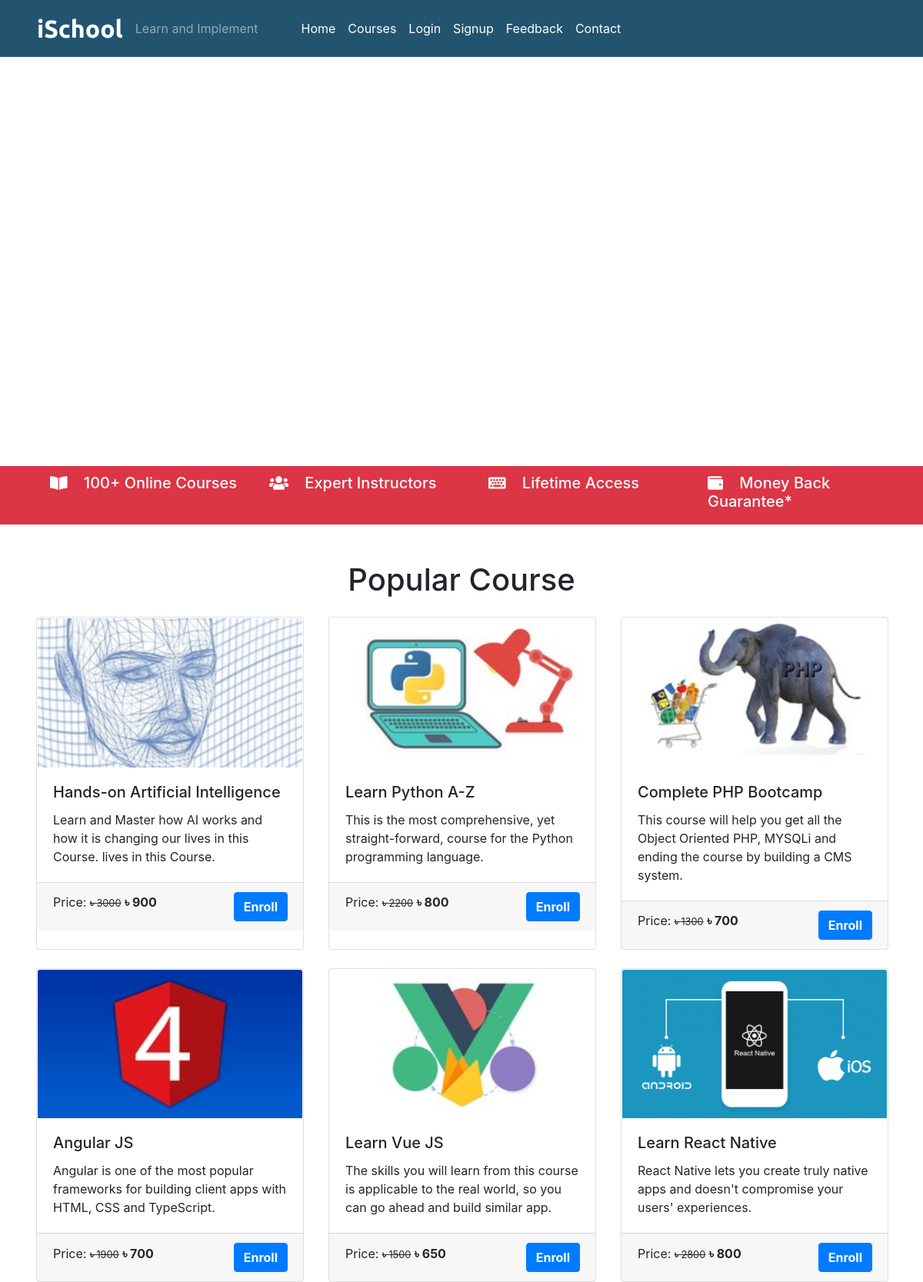
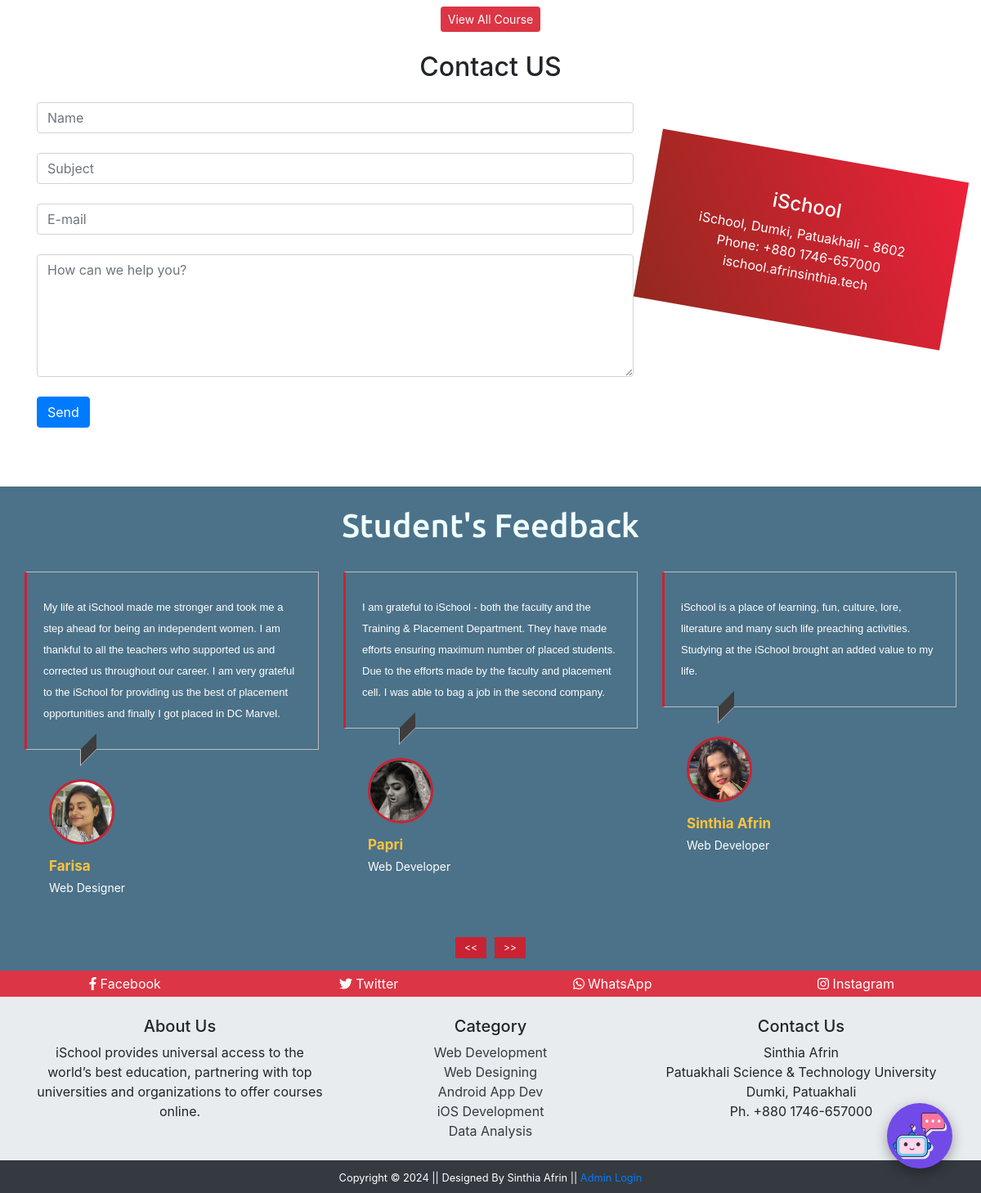
The page / on the database its author committed (2 pictures, top to bottom).
### tables this page shows
CREATE TABLE `course` (
  `course_id` int(11) NOT NULL,
  `course_name` text NOT NULL,
  `course_desc` text DEFAULT NULL,
  `course_author` varchar(255) DEFAULT NULL,
  `course_img` text NOT NULL,
  `course_duration` text NOT NULL,
  `course_price` int(11) NOT NULL,
  `course_original_price` int(11) DEFAULT NULL
);

CREATE TABLE `feedback` (
  `f_id` int(11) NOT NULL,
  `f_content` text NOT NULL,
  `stu_id` int(11) NOT NULL
);

CREATE TABLE `student` (
  `stu_id` int(11) NOT NULL,
  `stu_name` varchar(255) NOT NULL,
  `stu_email` varchar(255) NOT NULL,
  `stu_pass` varchar(255) NOT NULL,
  `stu_occ` varchar(255) DEFAULT NULL,
  `stu_img` text DEFAULT NULL
);

### index.php (the view, shortened to what this page needs)
<?php
  include('./mainInclude/header.php');
?>
<div class="img" style="position: relative; overflow: hidden;">
  <video autoplay muted loop playsinline
         style="width: 100%; height: 100%; object-fit: cover; z-index: 2; position: relative;">
    <source src="video/banvid.webm" type="video/webm">
  </video>
</div>
    <div class="container-fluid bg-danger txt-banner">
        <div class="row bottom-banner">
          <div class="col-sm">
            <h5> <i class="fas fa-book-open mr-3"></i> 100+ Online Courses</h5>
          </div>
          <div class="col-sm">
            <h5><i class="fas fa-users mr-3"></i> Expert Instructors</h5>
          </div>
          <div class="col-sm">
            <h5><i class="fas fa-keyboard mr-3"></i> Lifetime Access</h5>
          </div>
          <div class="col-sm">
            <h5><i class="fas fa-wallet mr-3"></i> Money Back Guarantee*</h5>
          </div>
        </div>
    </div>
    <div class="container mt-5">
      <h1 class="text-center">Popular Course</h1>
      <div class="card-deck mt-4">
        <?php
        $sql = "SELECT * FROM course LIMIT 3";
        $result = $conn->query($sql);
        if($result->num_rows > 0){
          while($row = $result->fetch_assoc()){
            $course_id = $row['course_id'];
            echo '
            <a href="coursedetails.php?course_id='.$course_id.'" class="btn" style="text-align: left; padding:0px; margin:0px;">
              <div class="card">
                <img src="'.str_replace('..', '.', $row['course_img']).'" class="card-img-top" alt="Guitar" />
                <div class="card-body">
                  <h5 class="card-title">'.$row['course_name'].'</h5>
                  <p class="card-text">'.$row['course_desc'].'</p>
                </div>
                <div class="card-footer">
                  <p class="card-text d-inline">Price: <small><del><b>&#2547</b> '.$row['course_original_price'].'</del></small> <span class="font-weight-bolder"><b>&#2547</b> '.$row['course_price'].'<span></p> <a class="btn btn-primary text-white font-weight-bolder float-right" href="coursedetails.php?course_id='.$course_id.'">Enroll</a>
                </div>
              </div>
            </a>  ';
          }
        }
        ?>
      </div>
      <div class="card-deck mt-4">
        <?php
          $sql = "SELECT * FROM course LIMIT 3,3";
          $result = $conn->query($sql);
          if($result->num_rows > 0){
            while($row = $result->fetch_assoc()){
              $course_id = $row['course_id'];
              echo '
                <a href="coursedetails.php?course_id='.$course_id.'"  class="btn" style="text-align: left; padding:0px;">
                  <div class="card">
                    <img src="'.str_replace('..', '.', $row['course_img']).'" class="card-img-top" alt="Guitar" />
                    <div class="card-body">
                      <h5 class="card-title">'.$row['course_name'].'</h5>
                      <p class="card-text">'.$row['course_desc'].'</p>
                    </div>
                    <div class="card-footer">
                      <p class="card-text d-inline">Price: <small><del><b>&#2547</b> '.$row['course_original_price'].'</del></small> <span class="font-weight-bolder"><b>&#2547</b> '.$row['course_price'].'<span></p> <a class="btn btn-primary text-white font-weight-bolder float-right" href="coursedetails.php?course_id='.$course_id.'">Enroll</a>
                    </div>
                  </div>
                </a>  ';
            }
          }
        ?>
      </div>
      <div class="text-center m-2">
        <a class="btn btn-danger btn-sm" href="courses.php">View All Course</a>
      </div>
    </div>
    <?php
    include('./contact.php');
    ?>
      <div class="container-fluid mt-5" style="background-color: #4B7289" id="Feedback">
        <h1 class="text-center testyheading p-4"> Student's Feedback </h1>
        <div class="row">
          <div class="col-md-12">
            <div id="testimonial-slider" class="owl-carousel">
            <?php
              $sql = "SELECT s.stu_name, s.stu_occ, s.stu_img, f.f_content FROM student AS s JOIN feedback AS f ON s.stu_id = f.stu_id";
              $result = $conn->query($sql);
              if($result->num_rows > 0) {
                while($row = $result->fetch_assoc()){
                  $s_img = $row['stu_img'];
                  $n_img = str_replace('../','',$s_img)
            ?>
              <div class="testimonial">
                <p class="description">
                <?php echo $row['f_content'];?>
                </p>
                <div class="pic">
                  <img src="<?php echo $n_img; ?>" alt=""/>
                </div>
                <div class="testimonial-prof">
                  <h4><?php echo $row['stu_name']; ?></h4>
                  <small><?php echo $row['stu_occ']; ?></small>
                </div>
              </div>
              <?php }} ?>
            </div>
          </div>
        </div>
    </div>
    <div class="container-fluid bg-danger">
        <div class="row text-white text-center p-1">
          <div class="col-sm">
            <a class="text-white social-hover" href="#"><i class="fab fa-facebook-f"></i> Facebook</a>
          </div>
          <div class="col-sm">
            <a class="text-white social-hover" href="#"><i class="fab fa-twitter"></i> Twitter</a>
          </div>
          <div class="col-sm">
            <a class="text-white social-hover" href="#"><i class="fab fa-whatsapp"></i> WhatsApp</a>
          </div>
          <div class="col-sm">
            <a class="text-white social-hover" href="#"><i class="fab fa-instagram"></i> Instagram</a>
          </div>
        </div>
    </div>
    <div class="container-fluid p-4" style="background-color:#E9ECEF">
      <div class="container" style="background-color:#E9ECEF">
        <div class="row text-center">
          <div class="col-sm">
            <h5>About Us</h5>
              <p>iSchool provides universal access to the world’s best education, partnering with top universities and organizations to offer courses online.</p>
          </div>
          <div class="col-sm">
            <h5>Category</h5>
            <a class="text-dark" href="#">Web Development</a><br />
            <a class="text-dark" href="#">Web Designing</a><br />
            <a class="text-dark" href="#">Android App Dev</a><br />
            <a class="text-dark" href="#">iOS Development</a><br />
            <a class="text-dark" href="#">Data Analysis</a><br />
          </div>
          <div class="col-sm">
            <h5>Contact Us</h5>
            <p>Sinthia Afrin <br> Patuakhali Science & Technology University <br> Dumki, Patuakhali <br> Ph. +880 1746-657000 </p>
          </div>
        </div>
      </div>
    </div>
    <?php
    require 'chatbotindex.php';
    ?>
  <?php
    include('./mainInclude/footer.php');
  ?>

### mainInclude/header.php (shortened to what this page needs)
<!DOCTYPE html>
<html lang="en">
  <head>
    <link rel="stylesheet" type="text/css" href="css/bootstrap.min.css">
    <link rel="stylesheet" type="text/css" href="css/all.min.css">
    <link rel="stylesheet" type="text/css" href="css/owl.min.css">
    <link rel="stylesheet" type="text/css" href="css/owl.theme.min.css">
    <link rel="stylesheet" type="text/css" href="css/testyslider.css">
    <link rel="stylesheet" type="text/css" href="./css/style.css" />
  </head>
  <body>
    <nav class="navbar navbar-expand-sm navbar-dark pl-5 fixed-top" style="background-color: #225470;">
      <a href="index.php" class="navbar-brand">iSchool</a>
      <span class="navbar-text">Learn and Implement</span>
      <div class="collapse navbar-collapse" id="myMenu">
        <ul class="navbar-nav pl-5 custom-nav">
          <li class="nav-item custom-nav-item"><a href="index.php" class="nav-link">Home</a></li>
          <li class="nav-item custom-nav-item"><a href="courses.php" class="nav-link">Courses</a></li>
          <?php
              if (isset($_SESSION['is_login'])){
                echo '<li class="nav-item custom-nav-item"><a href="student/studentProfile.php" class="nav-link">My Profile</a></li> <li class="nav-item custom-nav-item"><a href="logout.php" class="nav-link">Logout</a></li>';
              } else {
                echo '<li class="nav-item custom-nav-item"><a href="#login" class="nav-link" data-toggle="modal" data-target="#stuLoginModalCenter">Login</a></li> <li class="nav-item custom-nav-item"><a href="#signup" class="nav-link" data-toggle="modal" data-target="#stuRegModalCenter">Signup</a></li>';
              }
          ?>
          <li class="nav-item custom-nav-item"><a href="#Feedback" class="nav-link">Feedback</a></li>
          <li class="nav-item custom-nav-item"><a href="#Contact" class="nav-link">Contact</a></li>
        </ul>
      </div>
    </nav>

### contact.php
<div class="container mt-4" id="Contact">
      <h2 class="text-center mb-4">Contact US</h2>
      <div class="row">
        <div class="col-md-8">
          <form action="" method="post">
            <input type="text" class="form-control" name="name" placeholder="Name"><br>
            <input type="text" class="form-control" name="subject" placeholder="Subject"><br>
            <input type="email" class="form-control" name="email" placeholder="E-mail"><br>
            <textarea class="form-control" name="message" placeholder="How can we help you?" style="height:150px;"></textarea><br>
            <input class="btn btn-primary" type="submit" value="Send" name="submit"><br><br>
          </form>
        </div>
        <div class="col-md-4 stripe text-white text-center">
          <h4>iSchool</h4>
          <p>iSchool,
          Dumki, Patuakhali - 8602<br />
          Phone: +880 1746-657000 <br />
          ischool.afrinsinthia.tech </p>
        </div>
      </div>
    </div>

### chatbotindex.php (shortened to what this page needs)
<!DOCTYPE html>
<html lang="en">
<head>
    <link rel="stylesheet" href="style.css">
    <link rel="stylesheet" href="https://cdnjs.cloudflare.com/ajax/libs/font-awesome/6.0.0-beta3/css/all.min.css">
</head>
<body>
<button class="chatbot-btn" onclick="toggleChatbot()">
    <img src="mini.png" alt="Chatbot Button Image" class="chatbot-btn-image">
</button>
</body>
</html>

### mainInclude/footer.php (shortened to what this page needs)
 <footer class="container-fluid bg-dark text-center p-2">
    <small class="text-white">Copyright &copy; 2024 || Designed By Sinthia Afrin || <?php
          if (isset($_SESSION['is_admin_login'])){
            echo '<a href="admin/adminDashboard.php"> Admin Dashboard</a> <a href="logout.php">Logout</a>';
          }else {
            echo '<a href="#login" data-toggle="modal" data-target="#adminLoginModalCenter"> Admin Login</a>';
          }
    ?>
  </small>
 </footer>
  </body>
</html>

### css/testyslider.css (style rules this page uses)
.testyheading { font-family: "Ubuntu", sans-serif; color: azure; }
.testimonial { margin: 0 15px; overflow: hidden; }
.testimonial .description { font-family: Arial, Helvetica, sans-serif; position: relative; font-size: 13px; line-height: 26px; color: #fff; padding: 30px 20px; border: 1px solid rgb(189, 189, 189); border-left: 3px solid #c82333; }
.testimonial .description:after { content: ""; width: 20px; height: 20px; background: #3d3d3d; border-bottom: 1px solid rgb(189, 189, 189); border-left: 1px solid rgb(189, 189, 189); position: absolute; bottom: -11px; left: 65px; transform: skewY(-45deg); }
.testimonial .pic { width: 80px; height: 80px; border-radius: 50%; overflow: hidden; margin: 20px 30px 10px; display: inline-block; border: 3px solid #c82333; }
.testimonial .pic img { width: 100%; height: 100%; object-fit: cover; }
.testimonial .testimonial-prof { text-transform: capitalize; margin: 0 30px; }
.testimonial .testimonial-prof h4 { color: #ffc33c; display: block; font-size: 17px; font-weight: bold; margin: 0 0 5px 0; }
.testimonial .testimonial-prof small { display: block; font-size: 14px; color: #fff; }

### css/style.css (style rules this page uses)
.navbar-brand { font-family: "Ubuntu", sans-serif; font-size: 2em; font-weight: bold; color: #fff; }
.custom-nav .custom-nav-item a { color: #fff !important; }
video { width: 100%; height: 100%; }
.bottom-banner { color: #fff; padding: 10px; }
.bottom-banner:first-child { padding-left: 50px; }
.stripe { background-image: linear-gradient(240deg, #ed213a, #93291e); padding: 3rem; height: 13rem; margin-top: 4rem; transform: rotate(10deg); z-index: -5; }

### style.css (style rules this page uses)
.chatbot-btn { position: fixed; bottom: 30px; right: 35px; outline: none; border: none; height: 80px; width: 80px; display: flex; cursor: pointer; align-items: center; justify-content: center; border-radius: 50%; background: #724ae8; transition: all 0.3s ease; z-index: 999999; animation: floater 1.5s infinite; box-shadow: rgba(0, 0, 0, 0.35) 0px 5px 15px; }
.chatbot-btn-image { width: 70px; height: 70px; border-radius: 50%; }

### rows shown on the page
course: course_img (picture), course_name "Hands-on Artificial Intelligence", course_desc "Learn and Master how AI works and how it is changing our lives in this Course. lives in this Course.", course_original_price "3000", course_price "900"
course: course_img (picture), course_name "Learn Python A-Z", course_desc "This is the most comprehensive, yet straight-forward, course for the Python programming language.", course_original_price "2200", course_price "800"
course: course_img (picture), course_name "Complete PHP Bootcamp", course_desc "This course will help you get all the Object Oriented PHP, MYSQLi and ending the course by building a CMS system.", course_original_price "1300", course_price "700"
course: course_img (picture), course_name "Angular JS", course_desc "Angular is one of the most popular frameworks for building client apps with HTML, CSS and TypeScript.", course_original_price "1900", course_price "700"
course: course_img (picture), course_name "Learn Vue JS", course_desc "The skills you will learn from this course is applicable to the real world, so you can go ahead and build similar app.", course_original_price "1500", course_price "650"
course: course_img (picture), course_name "Learn React Native", course_desc "React Native lets you create truly native apps and doesn't compromise your users' experiences.", course_original_price "2800", course_price "800"
feedback: f_content "My life at iSchool made me stronger and took me a step ahead for being an independent women. I am thankful to all the teachers who supported us and corrected us throughout our career. I am very grateful to the iSchool for providing us the best of placement opportunities and finally I got placed in DC Marvel.", stu.stu_img (picture), stu.stu_name "Farisa", stu.stu_occ "Web Designer"
feedback: f_content "I am grateful to iSchool - both the faculty and the Training & Placement Department. They have made efforts ensuring maximum number of placed students. Due to the efforts made by the faculty and placement cell. I was able to bag a job in the second company.", stu.stu_img (picture), stu.stu_name "Papri", stu.stu_occ "Web Developer"
feedback: f_content "iSchool is a place of learning, fun, culture, lore, literature and many such life preaching activities. Studying at the iSchool brought an added value to my life.", stu.stu_img (picture), stu.stu_name "Sinthia Afrin", stu.stu_occ "Web Developer"
